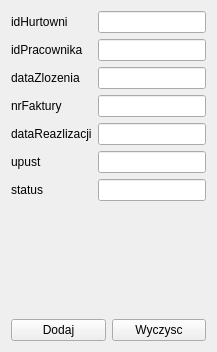
      <widget class="QWidget" name="tab_8">
       <attribute name="title">
        <string>ZamowienieSklep</string>
       </attribute>
       <layout class="QVBoxLayout" name="verticalLayout_26">
        <item>
         <layout class="QHBoxLayout" name="horizontalLayout_16">
          <item>
           <layout class="QVBoxLayout" name="verticalLayout_24">
            <item>
             <widget class="QLabel" name="label_50">
              <property name="text">
               <string>idHurtowni</string>
              </property>
             </widget>
            </item>
            <item>
             <widget class="QLabel" name="label_55">
              <property name="text">
               <string>idPracownika</string>
              </property>
             </widget>
            </item>
            <item>
             <widget class="QLabel" name="label_17">
              <property name="text">
               <string>dataZlozenia</string>
              </property>
             </widget>
            </item>
            <item>
             <widget class="QLabel" name="label_51">
              <property name="text">
               <string>nrFaktury</string>
              </property>
             </widget>
            </item>
            <item>
             <widget class="QLabel" name="label_52">
              <property name="text">
               <string>dataReazlizacji</string>
              </property>
             </widget>
            </item>
            <item>
             <widget class="QLabel" name="label_53">
              <property name="text">
               <string>upust</string>
              </property>
             </widget>
            </item>
            <item>
             <widget class="QLabel" name="label_54">
              <property name="text">
               <string>status</string>
              </property>
             </widget>
            </item>
           </layout>
          </item>
          <item>
           <layout class="QVBoxLayout" name="verticalLayout_25">
            <item>
             <widget class="QLineEdit" name="lineEdit_62"/>
            </item>
            <item>
             <widget class="QLineEdit" name="lineEdit_63"/>
            </item>
            <item>
             <widget class="QLineEdit" name="lineEdit_64"/>
            </item>
            <item>
             <widget class="QLineEdit" name="lineEdit_65"/>
            </item>
            <item>
             <widget class="QLineEdit" name="lineEdit_66"/>
            </item>
            <item>
             <widget class="QLineEdit" name="lineEdit_67"/>
            </item>
            <item>
             <widget class="QLineEdit" name="lineEdit_68"/>
            </item>
           </layout>
          </item>
         </layout>
        </item>
        <item>
         <spacer name="verticalSpacer_8">
          <property name="orientation">
           <enum>Qt::Vertical</enum>
          </property>
          <property name="sizeHint" stdset="0">
           <size>
            <width>20</width>
            <height>112</height>
           </size>
          </property>
         </spacer>
        </item>
        <item>
         <layout class="QHBoxLayout" name="horizontalLayout_17">
          <item>
           <widget class="QPushButton" name="pushButton_17">
            <property name="text">
             <string>Dodaj</string>
            </property>
           </widget>
          </item>
          <item>
           <widget class="QPushButton" name="pushButton_18">
            <property name="text">
             <string>Wyczysc</string>
            </property>
           </widget>
          </item>
         </layout>
        </item>
       </layout>
      </widget>
